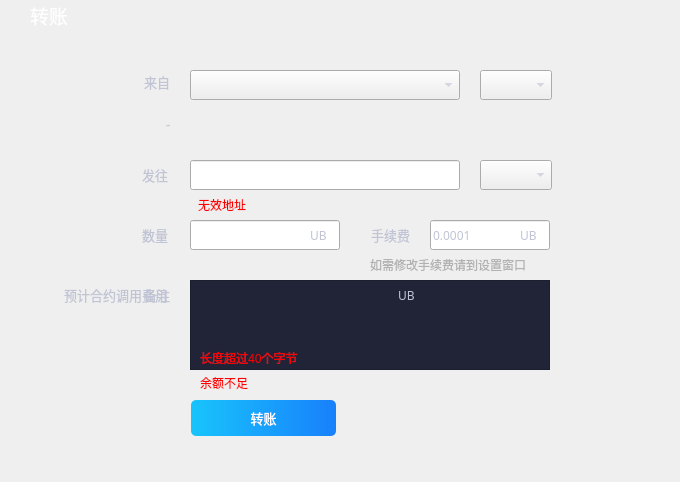
<?xml version="1.0" encoding="UTF-8"?>
<ui version="4.0">
 <class>TransferPage</class>
 <widget class="QWidget" name="TransferPage">
  <property name="geometry">
   <rect>
    <x>0</x>
    <y>0</y>
    <width>680</width>
    <height>482</height>
   </rect>
  </property>
  <property name="font">
   <font>
    <family>微软雅黑</family>
   </font>
  </property>
  <property name="windowTitle">
   <string>Form</string>
  </property>
  <property name="styleSheet">
   <string notr="true">color: rgb(192, 196, 212);</string>
  </property>
  <widget class="QLabel" name="addressLabel2">
   <property name="geometry">
    <rect>
     <x>90</x>
     <y>110</y>
     <width>80</width>
     <height>30</height>
    </rect>
   </property>
   <property name="font">
    <font>
     <family>微软雅黑</family>
     <pointsize>-1</pointsize>
     <weight>50</weight>
     <italic>false</italic>
     <bold>false</bold>
    </font>
   </property>
   <property name="styleSheet">
    <string notr="true">font: 12px &quot;微软雅黑&quot;;</string>
   </property>
   <property name="text">
    <string>来自地址</string>
   </property>
   <property name="alignment">
    <set>Qt::AlignRight|Qt::AlignTrailing|Qt::AlignVCenter</set>
   </property>
  </widget>
  <widget class="QLabel" name="addressLabel">
   <property name="geometry">
    <rect>
     <x>196</x>
     <y>110</y>
     <width>300</width>
     <height>30</height>
    </rect>
   </property>
   <property name="font">
    <font>
     <family>微软雅黑</family>
     <pointsize>-1</pointsize>
     <weight>50</weight>
     <italic>false</italic>
     <bold>false</bold>
    </font>
   </property>
   <property name="styleSheet">
    <string notr="true">font: 12px &quot;微软雅黑&quot;;</string>
   </property>
   <property name="text">
    <string/>
   </property>
   <property name="textInteractionFlags">
    <set>Qt::TextSelectableByMouse</set>
   </property>
  </widget>
  <widget class="QLabel" name="changeAccountLabel">
   <property name="geometry">
    <rect>
     <x>110</x>
     <y>70</y>
     <width>60</width>
     <height>24</height>
    </rect>
   </property>
   <property name="font">
    <font>
     <family>微软雅黑</family>
     <pointsize>10</pointsize>
    </font>
   </property>
   <property name="text">
    <string>来自</string>
   </property>
   <property name="alignment">
    <set>Qt::AlignRight|Qt::AlignTrailing|Qt::AlignVCenter</set>
   </property>
  </widget>
  <widget class="QLabel" name="memoLabel">
   <property name="geometry">
    <rect>
     <x>90</x>
     <y>280</y>
     <width>80</width>
     <height>30</height>
    </rect>
   </property>
   <property name="font">
    <font>
     <family>微软雅黑</family>
     <pointsize>10</pointsize>
    </font>
   </property>
   <property name="text">
    <string>备注</string>
   </property>
   <property name="alignment">
    <set>Qt::AlignRight|Qt::AlignTrailing|Qt::AlignVCenter</set>
   </property>
  </widget>
  <widget class="QLabel" name="sendtoLabel">
   <property name="geometry">
    <rect>
     <x>88</x>
     <y>160</y>
     <width>80</width>
     <height>30</height>
    </rect>
   </property>
   <property name="font">
    <font>
     <family>微软雅黑</family>
     <pointsize>10</pointsize>
    </font>
   </property>
   <property name="text">
    <string>发往</string>
   </property>
   <property name="alignment">
    <set>Qt::AlignRight|Qt::AlignTrailing|Qt::AlignVCenter</set>
   </property>
  </widget>
  <widget class="QLabel" name="amountLabel">
   <property name="geometry">
    <rect>
     <x>88</x>
     <y>220</y>
     <width>80</width>
     <height>30</height>
    </rect>
   </property>
   <property name="font">
    <font>
     <family>微软雅黑</family>
     <pointsize>10</pointsize>
    </font>
   </property>
   <property name="text">
    <string>数量</string>
   </property>
   <property name="alignment">
    <set>Qt::AlignRight|Qt::AlignTrailing|Qt::AlignVCenter</set>
   </property>
  </widget>
  <widget class="QToolButton" name="sendBtn">
   <property name="geometry">
    <rect>
     <x>191</x>
     <y>400</y>
     <width>145</width>
     <height>36</height>
    </rect>
   </property>
   <property name="font">
    <font>
     <family>微软雅黑</family>
     <pointsize>10</pointsize>
    </font>
   </property>
   <property name="cursor">
    <cursorShape>PointingHandCursor</cursorShape>
   </property>
   <property name="focusPolicy">
    <enum>Qt::NoFocus</enum>
   </property>
   <property name="styleSheet">
    <string notr="true">QToolButton{background-color: qlineargradient(spread:pad, x1:0, y1:0.5, x2:1, y2:0.5, stop:0 rgb(24,196,252), stop:1 rgb(24,128,252)); border-radius:5px;color: rgb(255, 255, 255);}
QToolButton:hover{background-color:qlineargradient(spread:pad, x1:0, y1:0.5, x2:1, y2:0.5, stop:0 rgb(42,215,254), stop:1 rgb(28,151,255));}
QToolButton:disabled{background-color:qlineargradient(spread:pad, x1:0, y1:0.5, x2:1, y2:0.5, stop:0 rgb(83,90,109), stop:1 rgb(70,76,93));color: rgb(40,45,57);}</string>
   </property>
   <property name="text">
    <string>转账</string>
   </property>
  </widget>
  <widget class="QLineEdit" name="amountLineEdit">
   <property name="geometry">
    <rect>
     <x>190</x>
     <y>220</y>
     <width>150</width>
     <height>30</height>
    </rect>
   </property>
   <property name="contextMenuPolicy">
    <enum>Qt::DefaultContextMenu</enum>
   </property>
   <property name="styleSheet">
    <string notr="true"/>
   </property>
   <property name="maxLength">
    <number>20</number>
   </property>
  </widget>
  <widget class="QLabel" name="amountAssetLabel">
   <property name="geometry">
    <rect>
     <x>310</x>
     <y>220</y>
     <width>30</width>
     <height>30</height>
    </rect>
   </property>
   <property name="font">
    <font>
     <family>微软雅黑</family>
    </font>
   </property>
   <property name="styleSheet">
    <string notr="true"/>
   </property>
   <property name="text">
    <string>UB</string>
   </property>
  </widget>
  <widget class="QLabel" name="feeLabel">
   <property name="geometry">
    <rect>
     <x>350</x>
     <y>220</y>
     <width>60</width>
     <height>30</height>
    </rect>
   </property>
   <property name="font">
    <font>
     <family>微软雅黑</family>
     <pointsize>10</pointsize>
    </font>
   </property>
   <property name="text">
    <string>手续费</string>
   </property>
   <property name="alignment">
    <set>Qt::AlignRight|Qt::AlignTrailing|Qt::AlignVCenter</set>
   </property>
  </widget>
  <widget class="QLineEdit" name="feeLineEdit">
   <property name="geometry">
    <rect>
     <x>430</x>
     <y>220</y>
     <width>120</width>
     <height>30</height>
    </rect>
   </property>
   <property name="cursor">
    <cursorShape>IBeamCursor</cursorShape>
   </property>
   <property name="contextMenuPolicy">
    <enum>Qt::DefaultContextMenu</enum>
   </property>
   <property name="styleSheet">
    <string notr="true"/>
   </property>
   <property name="text">
    <string>0.0001</string>
   </property>
   <property name="maxLength">
    <number>20</number>
   </property>
   <property name="readOnly">
    <bool>false</bool>
   </property>
  </widget>
  <widget class="QLabel" name="unitLabel2">
   <property name="geometry">
    <rect>
     <x>520</x>
     <y>220</y>
     <width>30</width>
     <height>30</height>
    </rect>
   </property>
   <property name="font">
    <font>
     <family>微软雅黑</family>
    </font>
   </property>
   <property name="styleSheet">
    <string notr="true"/>
   </property>
   <property name="text">
    <string>UB</string>
   </property>
  </widget>
  <widget class="QLabel" name="tipLabel3">
   <property name="geometry">
    <rect>
     <x>200</x>
     <y>375</y>
     <width>161</width>
     <height>16</height>
    </rect>
   </property>
   <property name="cursor">
    <cursorShape>ArrowCursor</cursorShape>
   </property>
   <property name="styleSheet">
    <string notr="true">color: rgb(255, 0, 0);</string>
   </property>
   <property name="text">
    <string>余额不足</string>
   </property>
  </widget>
  <widget class="QLabel" name="tipLabel4">
   <property name="geometry">
    <rect>
     <x>198</x>
     <y>190</y>
     <width>200</width>
     <height>30</height>
    </rect>
   </property>
   <property name="styleSheet">
    <string notr="true">color: rgb(255, 0, 0);</string>
   </property>
   <property name="text">
    <string>无效地址</string>
   </property>
  </widget>
  <widget class="QLabel" name="delegateLabel2">
   <property name="geometry">
    <rect>
     <x>30</x>
     <y>5</y>
     <width>80</width>
     <height>21</height>
    </rect>
   </property>
   <property name="font">
    <font>
     <family>微软雅黑</family>
     <pointsize>14</pointsize>
     <weight>50</weight>
     <italic>false</italic>
     <bold>false</bold>
    </font>
   </property>
   <property name="styleSheet">
    <string notr="true">color: white;</string>
   </property>
   <property name="text">
    <string>转账</string>
   </property>
  </widget>
  <widget class="QComboBox" name="accountComboBox">
   <property name="geometry">
    <rect>
     <x>190</x>
     <y>70</y>
     <width>270</width>
     <height>30</height>
    </rect>
   </property>
   <property name="font">
    <font>
     <family>微软雅黑</family>
     <weight>50</weight>
     <bold>false</bold>
    </font>
   </property>
   <property name="focusPolicy">
    <enum>Qt::NoFocus</enum>
   </property>
   <property name="styleSheet">
    <string notr="true"/>
   </property>
  </widget>
  <widget class="QLineEdit" name="sendtoLineEdit">
   <property name="geometry">
    <rect>
     <x>190</x>
     <y>160</y>
     <width>270</width>
     <height>30</height>
    </rect>
   </property>
   <property name="contextMenuPolicy">
    <enum>Qt::DefaultContextMenu</enum>
   </property>
   <property name="styleSheet">
    <string notr="true"/>
   </property>
   <property name="text">
    <string/>
   </property>
  </widget>
  <widget class="QLabel" name="tipLabel6">
   <property name="geometry">
    <rect>
     <x>200</x>
     <y>350</y>
     <width>221</width>
     <height>16</height>
    </rect>
   </property>
   <property name="styleSheet">
    <string notr="true">color: rgb(255, 0, 0);</string>
   </property>
   <property name="text">
    <string>长度超过40个字节</string>
   </property>
  </widget>
  <widget class="QComboBox" name="assetComboBox">
   <property name="geometry">
    <rect>
     <x>480</x>
     <y>70</y>
     <width>72</width>
     <height>30</height>
    </rect>
   </property>
   <property name="font">
    <font>
     <family>微软雅黑</family>
     <weight>50</weight>
     <bold>false</bold>
    </font>
   </property>
   <property name="focusPolicy">
    <enum>Qt::NoFocus</enum>
   </property>
   <property name="styleSheet">
    <string notr="true"/>
   </property>
  </widget>
  <widget class="QLabel" name="amountLabel_2">
   <property name="geometry">
    <rect>
     <x>370</x>
     <y>250</y>
     <width>300</width>
     <height>30</height>
    </rect>
   </property>
   <property name="font">
    <font>
     <family>微软雅黑</family>
     <pointsize>9</pointsize>
    </font>
   </property>
   <property name="styleSheet">
    <string notr="true">color: rgb(177,177,177);</string>
   </property>
   <property name="text">
    <string>如需修改手续费请到设置窗口</string>
   </property>
  </widget>
  <widget class="QLabel" name="callContractFeeLabel">
   <property name="geometry">
    <rect>
     <x>190</x>
     <y>280</y>
     <width>200</width>
     <height>30</height>
    </rect>
   </property>
   <property name="font">
    <font>
     <family>微软雅黑</family>
     <pointsize>9</pointsize>
    </font>
   </property>
   <property name="text">
    <string/>
   </property>
  </widget>
  <widget class="QLabel" name="callContractFeeLabel2">
   <property name="geometry">
    <rect>
     <x>398</x>
     <y>280</y>
     <width>41</width>
     <height>30</height>
    </rect>
   </property>
   <property name="font">
    <font>
     <family>微软雅黑</family>
    </font>
   </property>
   <property name="styleSheet">
    <string notr="true"/>
   </property>
   <property name="text">
    <string>UB</string>
   </property>
  </widget>
  <widget class="QLabel" name="callContractFeeLabel3">
   <property name="geometry">
    <rect>
     <x>8</x>
     <y>280</y>
     <width>160</width>
     <height>30</height>
    </rect>
   </property>
   <property name="font">
    <font>
     <family>微软雅黑</family>
     <pointsize>10</pointsize>
    </font>
   </property>
   <property name="text">
    <string>预计合约调用费用</string>
   </property>
   <property name="alignment">
    <set>Qt::AlignRight|Qt::AlignTrailing|Qt::AlignVCenter</set>
   </property>
  </widget>
  <widget class="QTextEdit" name="memoTextEdit">
   <property name="geometry">
    <rect>
     <x>190</x>
     <y>280</y>
     <width>360</width>
     <height>90</height>
    </rect>
   </property>
   <property name="styleSheet">
    <string notr="true">QTextEdit{background-color: rgb(32,36,54);color: rgb(192, 196, 212);border:1px solid rgb(28, 32, 46);padding: 0px 10px 0px 6px;}
QTextEdit:focus{border:1px solid rgb(93,107,144);}

</string>
   </property>
  </widget>
  <widget class="QComboBox" name="contactComboBox">
   <property name="geometry">
    <rect>
     <x>480</x>
     <y>160</y>
     <width>72</width>
     <height>30</height>
    </rect>
   </property>
   <property name="font">
    <font>
     <family>微软雅黑</family>
     <weight>50</weight>
     <bold>false</bold>
    </font>
   </property>
   <property name="focusPolicy">
    <enum>Qt::NoFocus</enum>
   </property>
   <property name="styleSheet">
    <string notr="true"/>
   </property>
  </widget>
  <zorder>memoTextEdit</zorder>
  <zorder>addressLabel2</zorder>
  <zorder>addressLabel</zorder>
  <zorder>changeAccountLabel</zorder>
  <zorder>memoLabel</zorder>
  <zorder>sendtoLabel</zorder>
  <zorder>amountLabel</zorder>
  <zorder>sendBtn</zorder>
  <zorder>amountLineEdit</zorder>
  <zorder>feeLabel</zorder>
  <zorder>feeLineEdit</zorder>
  <zorder>unitLabel2</zorder>
  <zorder>tipLabel3</zorder>
  <zorder>tipLabel4</zorder>
  <zorder>delegateLabel2</zorder>
  <zorder>accountComboBox</zorder>
  <zorder>sendtoLineEdit</zorder>
  <zorder>tipLabel6</zorder>
  <zorder>assetComboBox</zorder>
  <zorder>amountLabel_2</zorder>
  <zorder>callContractFeeLabel</zorder>
  <zorder>callContractFeeLabel2</zorder>
  <zorder>callContractFeeLabel3</zorder>
  <zorder>amountAssetLabel</zorder>
  <zorder>contactComboBox</zorder>
 </widget>
 <tabstops>
  <tabstop>amountLineEdit</tabstop>
  <tabstop>feeLineEdit</tabstop>
  <tabstop>sendBtn</tabstop>
 </tabstops>
 <resources/>
 <connections/>
</ui>
